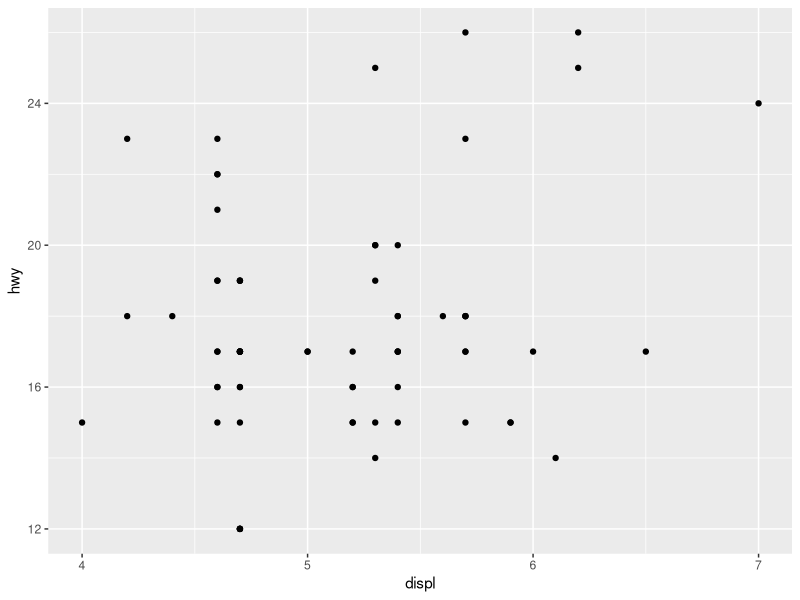

Write R code to recreate this figure.
rm(list=ls())

# use R as a calculator

1 / 200 * 30
(59 + 73 + 2) / 3
sin(pi / 2)

# create new objects

x <- 3 * 4

# object names must start with a letter and can only contain letters, numbers, _ and .

this_is_a_really_long_name <- 2.5

this_is_a_really_long_name <- 3.5

r_rocks <- 2 ^ 3

# ---------------- CALLING FUNCTIONS ------------------------------------ #

seq(1, 10)
x <- "hello world"

y <- seq(1, 10, length.out = 5)

# directly print to screen
rm(y)
(y <- seq(1, 10, length.out = 5))


################### EXERCISES

# Why does this code not work?

my_variable <- 10
my_variable
# Answer: typo in the second variable name


# Tweak each of the following R commands so that they run correctly

library(tidyverse)

ggplot(data = mpg) +
  geom_point(mapping = aes(x = displ, y = hwy) , data = filter(mpg, cyl == 8))

filter(mpg, cyl == 8)
filter(diamonds, carat > 3)

# R-Markdown: Alt-Shift-K